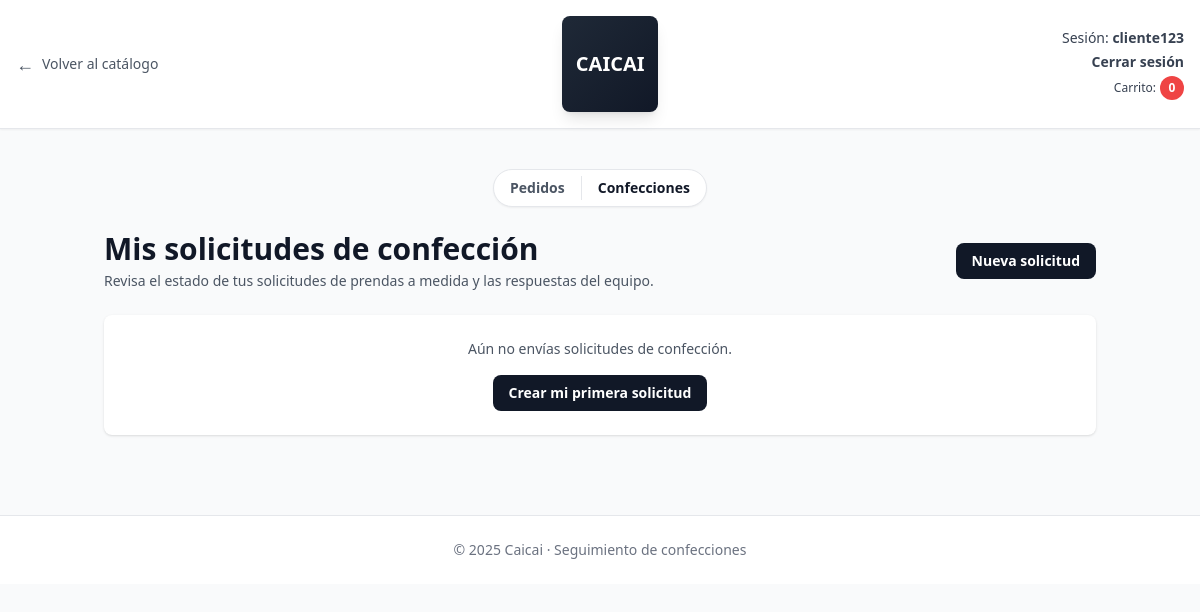
The page /mis-solicitudes-confeccion/ (signed in) on the database as committed earlier.
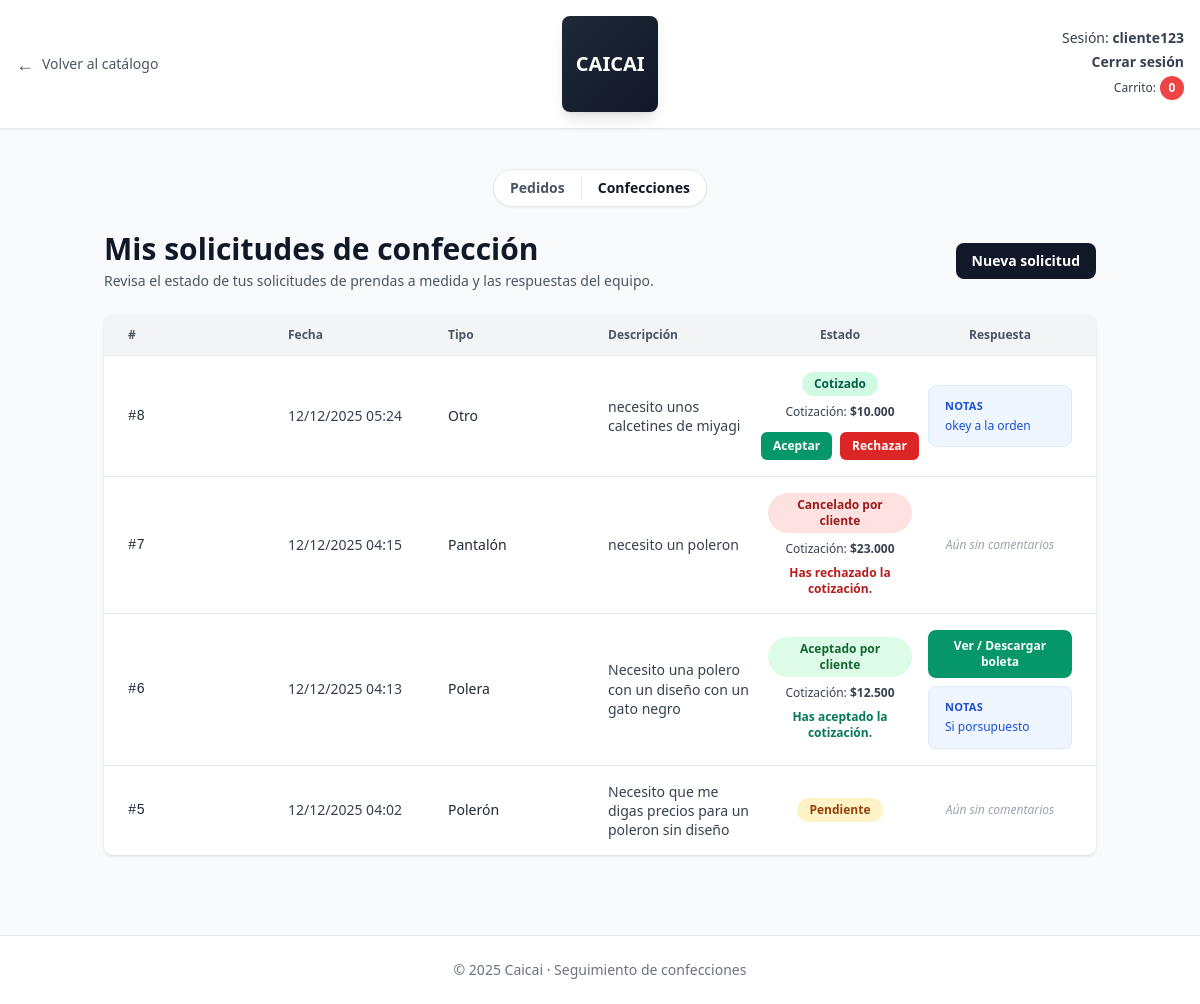
The same page on the database as committed later.
### core/models.py (models this page shows, shortened)
class SolicitudConfeccion(models.Model):
    TIPO_PRENDA_CHOICES = [
        ('poleron', 'Polerón'),
        ('polera', 'Polera'),
        ('pantalon', 'Pantalón'),
        ('otro', 'Otro'),
    ]
    ESTADO_CHOICES = [
        ('pendiente', 'Pendiente'),
        ('revisado', 'Revisado'),
        ('cotizado', 'Cotizado'),
        ('rechazado', 'Rechazado'),
        ('aceptado', 'Aceptado por cliente'),
        ('cancelado', 'Cancelado por cliente'),
    ]
    cliente = models.ForeignKey(
        'Cliente',
        on_delete=models.SET_NULL,
        null=True,
        blank=True,
        related_name='solicitudes_confeccion'
    )
    nombre = models.CharField(max_length=150)
    correo = models.EmailField()
    telefono = models.CharField(max_length=20)
    tipo_prenda = models.CharField(max_length=20, choices=TIPO_PRENDA_CHOICES)
    descripcion_diseno = models.TextField()
    fecha_creacion = models.DateTimeField(auto_now_add=True)
    estado = models.CharField(max_length=20, choices=ESTADO_CHOICES, default='pendiente')
    respuesta = models.TextField(blank=True, null=True)
    observaciones_admin = models.TextField(blank=True, null=True, default='')
    cotizacion_monto = models.DecimalField(max_digits=10, decimal_places=2, null=True, blank=True)
    cotizacion_aceptada = models.BooleanField(null=True, blank=True, default=None)
    class Meta:
        ordering = ['-fecha_creacion']

### core/views.py (the view)
# urls.py: path('mis-solicitudes-confeccion/', views.mis_solicitudes_confeccion, name='mis_solicitudes_confeccion'),
@login_required
def mis_solicitudes_confeccion(request):
    solicitudes = SolicitudConfeccion.objects.filter(
        Q(cliente=request.user) |
        Q(cliente__isnull=True, correo=request.user.email)
    ).order_by('-fecha_creacion')
    for s in solicitudes:
        s.boleta_url = _boleta_confeccion(s)
    return render(request, 'core/mis_solicitudes_confeccion.html', {
        'solicitudes': solicitudes,
        'cart_count': _cart_count(request),
    })

### core/templatetags/dict_extras.py (called while the page is built)
@register.filter
def precio_clp(value):
    if value in (None, ''):
        return '$0'
    try:
        dec = Decimal(str(value))
    except (InvalidOperation, TypeError, ValueError):
        return '$0'
    dec = dec.quantize(Decimal('1'))
    num = int(dec)
    formatted = f'{num:,}'.replace(',', '.')
    return f'${formatted}'

### core/views.py (called while the page is built)
def _cart_count(request):
    carrito = request.session.get('carrito', {})
    return sum(int(q) for q in carrito.values())

def _boleta_path(tipo: str, obj_id: int) -> Path:
    base = Path(settings.MEDIA_ROOT) / "boletas"
    base.mkdir(parents=True, exist_ok=True)
    return base / f"{tipo}_{obj_id}.pdf"

def _boleta_url(tipo: str, obj_id: int) -> str:
    return f"{settings.MEDIA_URL.rstrip('/')}/boletas/{tipo}_{obj_id}.pdf"

### core/templates/core/mis_solicitudes_confeccion.html (shortened to what the changed rows need)
{% load static %}
{% load dict_extras %}
<!DOCTYPE html>
<html lang="es">
<head>
  <script src="https://cdn.tailwindcss.com"></script>
</head>
<body class="bg-gray-50 text-gray-900">
  <main class="py-10">
    <div class="max-w-5xl mx-auto px-4">
      <section id="confecciones" class="scroll-mt-24">
      <div class="mb-6 flex flex-col sm:flex-row sm:items-center sm:justify-between gap-3">
        <div>
          <h1 class="text-2xl sm:text-3xl font-bold mb-1">Mis solicitudes de confecci&oacute;n</h1>
        </div>
      </div>
      {% if solicitudes %}
        <div class="bg-white rounded-lg shadow overflow-hidden">
          <div class="hidden md:grid md:grid-cols-6 gap-4 px-6 py-3 bg-gray-100 text-xs font-semibold text-gray-600 border-b">
            <div>#</div>
            <div>Fecha</div>
            <div>Tipo</div>
            <div>Descripción</div>
            <div class="text-center">Estado</div>
            <div class="text-center">Respuesta</div>
          </div>
          {% for solicitud in solicitudes %}
            <div class="border-b last:border-b-0">
              <div class="hidden md:grid md:grid-cols-6 gap-4 px-6 py-4 items-center text-sm">
                <div class="font-mono text-gray-800">#{{ solicitud.id }}</div>
                <div class="text-gray-700">
                  {{ solicitud.fecha_creacion|date:"d/m/Y H:i" }}
                </div>
                <div class="text-gray-800">
                  {{ solicitud.get_tipo_prenda_display }}
                </div>
                <div class="text-gray-700 text-sm leading-snug">
                  {{ solicitud.descripcion_diseno }}
                </div>
                <div class="text-center">
                  <span class="inline-flex px-3 py-1 rounded-full text-xs font-semibold
                    {% if solicitud.estado == 'pendiente' %}bg-amber-100 text-amber-800
                    {% elif solicitud.estado == 'revisado' %}bg-blue-100 text-blue-800
                    {% elif solicitud.estado == 'cotizado' %}bg-emerald-100 text-emerald-800
                    {% elif solicitud.estado == 'rechazado' %}bg-red-100 text-red-800
                    {% elif solicitud.estado == 'aceptado' %}bg-green-100 text-green-800
                    {% elif solicitud.estado == 'cancelado' %}bg-red-100 text-red-800
                    {% else %}bg-gray-100 text-gray-700{% endif %}">
                    {{ solicitud.get_estado_display }}
                  </span>
                  {% if solicitud.cotizacion_monto %}
                    <div class="mt-2 text-xs text-gray-700">
                      Cotizaci&oacute;n: <span class="font-semibold">{{ solicitud.cotizacion_monto|precio_clp }}</span>
                    </div>
                  {% endif %}
                  {% if solicitud.estado == 'cotizado' and solicitud.cotizacion_monto and solicitud.cotizacion_aceptada == None %}
                    <form method="post" action="{% url 'respuesta_cotizacion' solicitud.id %}" class="mt-3 flex flex-col gap-2">
                      <div class="inline-flex gap-2 justify-center">
                        <button name="decision" value="aceptar" class="px-3 py-1.5 rounded-md text-xs font-semibold bg-emerald-600 text-white hover:bg-emerald-700">Aceptar</button>
                        <button name="decision" value="rechazar" class="px-3 py-1.5 rounded-md text-xs font-semibold bg-red-600 text-white hover:bg-red-700">Rechazar</button>
                      </div>
                    </form>
                  {% elif solicitud.cotizacion_aceptada == True %}
                    <p class="mt-2 text-xs text-emerald-700 font-semibold">Has aceptado la cotizaci&oacute;n.</p>
                  {% elif solicitud.cotizacion_aceptada == False %}
                    <p class="mt-2 text-xs text-red-700 font-semibold">Has rechazado la cotizaci&oacute;n.</p>
                  {% endif %}
                </div>
                <div class="text-center text-xs text-gray-600 space-y-2">
                  {% if solicitud.boleta_url %}
                    <a href="{{ solicitud.boleta_url }}" target="_blank" class="inline-flex items-center justify-center px-4 py-2 rounded-lg bg-emerald-600 text-white font-semibold hover:bg-emerald-700">Ver / Descargar boleta</a>
                  {% endif %}
                  {% if solicitud.respuesta %}
                    <div class="inline-flex text-left bg-emerald-50 border border-emerald-100 text-emerald-700 px-4 py-3 rounded-lg max-w-xs w-full">
                      <div class="space-y-1">
                        <p class="text-[11px] font-semibold uppercase tracking-wide">Respuesta</p>
                        <p class="text-[12px] leading-snug">{{ solicitud.respuesta }}</p>
                      </div>
                    </div>
                  {% elif solicitud.observaciones_admin %}
                    <div class="inline-flex text-left bg-blue-50 border border-blue-100 text-blue-700 px-4 py-3 rounded-lg max-w-xs w-full">
                      <div class="space-y-1">
                        <p class="text-[11px] font-semibold uppercase tracking-wide">Notas</p>
                        <p class="text-[12px] leading-snug">{{ solicitud.observaciones_admin }}</p>
                      </div>
                    </div>
                  {% else %}
                    <span class="italic text-gray-400">A&uacute;n sin comentarios</span>
                  {% endif %}
                </div>
              </div>
            </div>
          {% endfor %}
        </div>
      {% else %}
        <div class="bg-white rounded-lg shadow p-6 text-center text-sm text-gray-600">
          <p class="mb-2">A&uacute;n no env&iacute;as solicitudes de confecci&oacute;n.</p>
          <button
            onclick="window.location.href='{% url 'solicitud_confeccion' %}'"
            class="mt-2 inline-flex items-center justify-center px-4 py-2 rounded-lg bg-gray-900 text-white text-sm font-semibold hover:bg-gray-800"
          >
            Crear mi primera solicitud
          </button>
        </div>
      {% endif %}
      </section>
    </div>
  </main>
</body>
</html>

Rows that differ between the two databases and show on the page:
added SolicitudConfeccion: id "8", fecha_creacion "12/12/2025 05:24", tipo_prenda "Otro", descripcion_diseno "necesito unos calcetines de miyagi", estado "Cotizado", cotizacion_monto|precio_clp "$10.000", shows "Aceptar", observaciones_admin "okey a la orden"
added SolicitudConfeccion: id "7", fecha_creacion "12/12/2025 04:15", tipo_prenda "Pantalón", descripcion_diseno "necesito un poleron", estado "Cancelado por cliente", cotizacion_monto|precio_clp "$23.000", cotizacion_aceptada "Has rechazado la cotización.", observaciones_admin "Aún sin comentarios"
added SolicitudConfeccion: id "6", fecha_creacion "12/12/2025 04:13", tipo_prenda "Polera", descripcion_diseno "Necesito una polero con un diseño con un gato negro", estado "Aceptado por cliente", cotizacion_monto|precio_clp "$12.500", cotizacion_aceptada "Has aceptado la cotización.", observaciones_admin "Si porsupuesto"
added SolicitudConfeccion: id "5", fecha_creacion "12/12/2025 04:02", tipo_prenda "Polerón", descripcion_diseno "Necesito que me digas precios para un poleron sin diseño", estado "Pendiente", observaciones_admin "Aún sin comentarios"
Other text that changed with them:
text no longer shown: "Aún no envías solicitudes de confección. Crear mi primera solicitud"
text now shown: "# Fecha Tipo Descripción Estado Respuesta"
